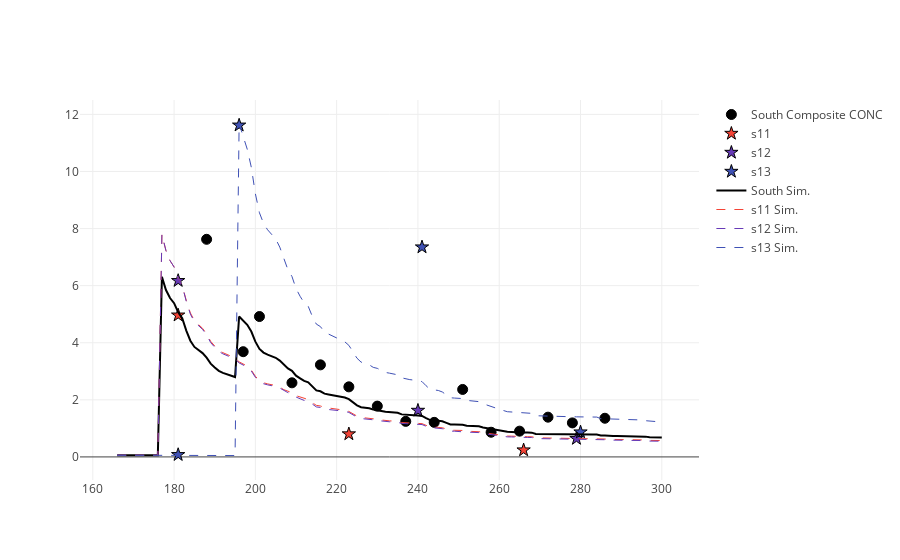

Notebook source saved alongside this figure:
### Code cell
%matplotlib inline
import plotlycred
figname = 'Soils' + variable + transect + '.png'

online = False
if online:
    # fig = py.iplot(data) 
    fig = go.Figure(data=data) # , layout=layout)
    py.image.save_as(fig, filename=figname)
else:
    iplot(data)

### Figure 1 — Plotly figure (JSON) as saved in the notebook; plotly's stock layout.template omitted (floating-point values rounded to 4 significant figures; data arrays with more than 128 entries replaced by an {"elided": "..."} marker saying what was removed)
{"data": [{"marker": {"color": "black", "line": {"color": "black", "width": 1}, "size": 10, "symbol": "circle"}, "mode": "markers", "name": "South Composite CONC", "type": "scatter", "x": {"elided": "135 int values"}, "y": {"elided": "135 float values"}}, {"marker": {"color": "#F44336", "line": {"color": "black", "width": 1}, "size": 10, "symbol": "star"}, "mode": "markers", "name": "s11", "type": "scatter", "x": {"elided": "135 int values"}, "y": {"elided": "135 float values"}}, {"marker": {"color": "#673AB7", "line": {"color": "black", "width": 1}, "size": 10, "symbol": "star"}, "mode": "markers", "name": "s12", "type": "scatter", "x": {"elided": "135 int values"}, "y": {"elided": "135 float values"}}, {"marker": {"color": "#3F51B5", "line": {"color": "black", "width": 1}, "size": 10, "symbol": "star"}, "mode": "markers", "name": "s13", "type": "scatter", "x": {"elided": "135 int values"}, "y": {"elided": "135 float values"}}, {"marker": {"color": "black"}, "mode": "lines", "name": "South Sim.", "type": "scatter", "x": {"elided": "135 int values"}, "y": {"elided": "195 float values"}}, {"line": {"color": "#F44336", "dash": "dash", "width": 1}, "name": "s11 Sim.", "type": "scatter", "x": {"elided": "135 int values"}, "y": {"elided": "195 float values"}}, {"line": {"color": "#673AB7", "dash": "dash", "width": 1}, "name": "s12 Sim.", "type": "scatter", "x": {"elided": "135 int values"}, "y": {"elided": "195 float values"}}, {"line": {"color": "#3F51B5", "dash": "dash", "width": 1}, "name": "s13 Sim.", "type": "scatter", "x": {"elided": "135 int values"}, "y": {"elided": "195 float values"}}], "layout": {}}
